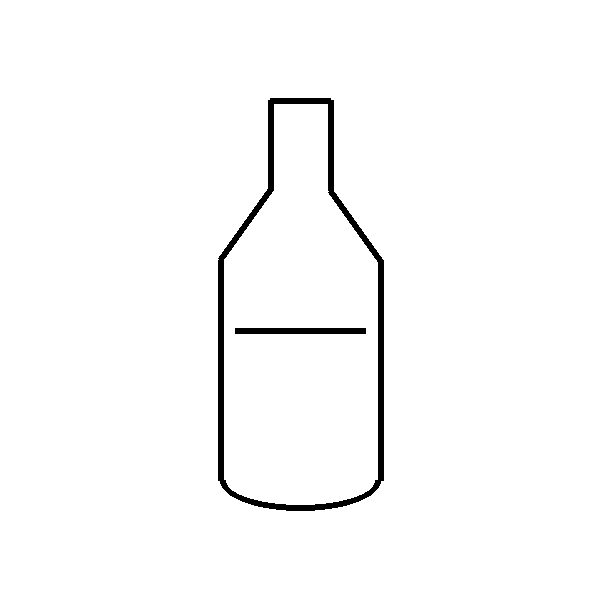
#> input picture examples/bottle.png, 600 x 600 px
$ python -i preprocess.py   (imports and definitions only)
#> lines starting #> are read from the running program, lines starting #| are printed output that depends on the picture; after the words box and inside, x2 and y2 are one past the last pixel; in counts of white or black regions, pixels touching at a corner belong together
#> further down, picture is the input picture: PIL image 600x600 RGB; 98.1% white; 2 black regions, box (x1, y1, x2, y2) and area: (218, 98, 384, 511) 6051, (235, 328, 366, 334) 786
"""REQ 2 - Image preprocessing: any sketch -> clean, centered 512x512 scribble map."""
import cv2
import numpy as np
from PIL import Image


class EmptySketchError(ValueError):
    """Raised when the canvas / image contains (almost) no strokes."""


def _to_gray(img: Image.Image) -> np.ndarray:
    img = img.convert("RGBA")
    bg = Image.new("RGBA", img.size, (255, 255, 255, 255))
#> bg: PIL image 600x600 RGBA; every value is 255
    bg.alpha_composite(img)
    return np.array(bg.convert("L"))


def preprocess_sketch(img: Image.Image, size: int = 512, margin: float = 0.12,
                      min_ink_ratio: float = 0.002) -> dict:
    """Returns {'control': white strokes on black (ControlNet), 'clean': black strokes on white}."""
    gray = _to_gray(img)
    h, w = gray.shape
#> h = 600; w = 600
    s = 1024 / max(h, w)
#> s = 1.71
    if s < 1:
        gray = cv2.resize(gray, (int(w * s), int(h * s)), interpolation=cv2.INTER_AREA)
    gray = cv2.GaussianBlur(gray, (3, 3), 0)                      # noise reduction
    gray = cv2.normalize(gray, None, 0, 255, cv2.NORM_MINMAX)     # contrast adjustment
    if gray.mean() < 127:                                         # dark paper -> invert
        gray = 255 - gray
    _, ink = cv2.threshold(gray, 0, 255, cv2.THRESH_BINARY_INV + cv2.THRESH_OTSU)
#> ink: shape (600, 600); 1.9% white; 2 white regions, box (x1, y1, x2, y2) and area: (218, 98, 384, 511) 6053, (235, 328, 366, 334) 786
    ink = cv2.morphologyEx(ink, cv2.MORPH_OPEN, np.ones((2, 2), np.uint8))
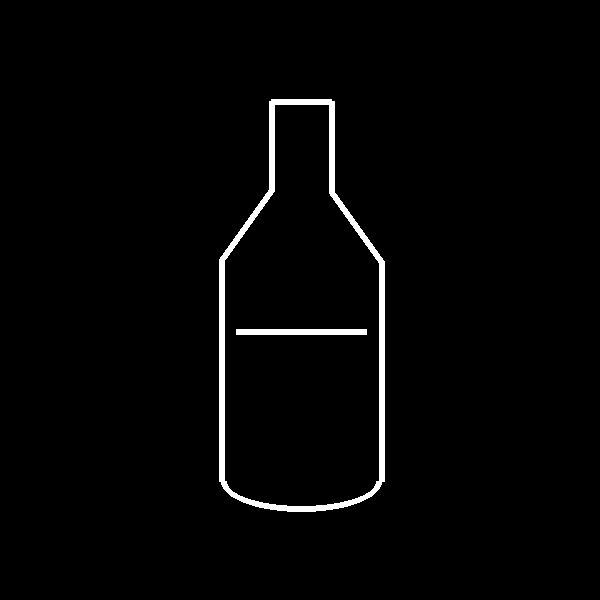
#> ink: shape (600, 600); 1.9% white; 2 white regions, box (x1, y1, x2, y2) and area: (219, 99, 385, 512) 6053, (236, 329, 367, 335) 786
    if (ink > 0).mean() < min_ink_ratio:
        raise EmptySketchError("The sketch looks empty. Draw something or upload a sketch image.")
    ys, xs = np.where(ink > 0)
#> ys = 6839 values from 99 to 511; xs = 6839 values, max 384 at index 2428, min 219 at index 2389, mean 301.3
    ink = ink[ys.min():ys.max() + 1, xs.min():xs.max() + 1]
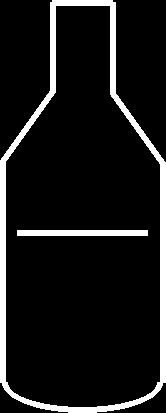
#> ink: shape (413, 166); 10% white; 2 white regions, box (x1, y1, x2, y2) and area: (0, 0, 166, 413) 6053, (17, 230, 148, 236) 786
    hh, ww = ink.shape
#> hh = 413; ww = 166
    side = int(max(hh, ww) * (1 + 2 * margin))
#> side = 512
    canvas = np.zeros((side, side), np.uint8)
    y0, x0 = (side - hh) // 2, (side - ww) // 2
#> y0 = 49; x0 = 173
    canvas[y0:y0 + hh, x0:x0 + ww] = ink
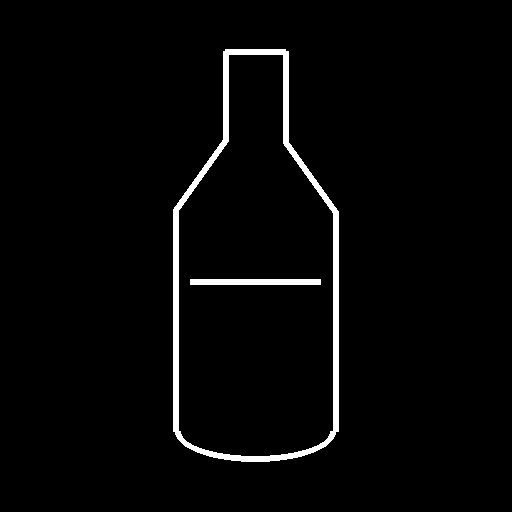
#> canvas: shape (512, 512); 2.6% white; 2 white regions, box (x1, y1, x2, y2) and area: (173, 49, 339, 462) 6053, (190, 279, 321, 285) 786
    ink = cv2.resize(canvas, (size, size), interpolation=cv2.INTER_AREA)
    ink = cv2.dilate(ink, np.ones((3, 3), np.uint8), iterations=1)
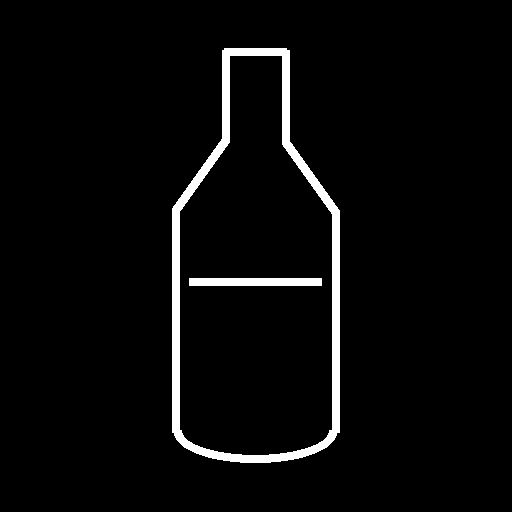
#> ink: shape (512, 512); 3.6% white; 2 white regions, box (x1, y1, x2, y2) and area: (172, 48, 340, 463) 8321, (189, 278, 322, 286) 1064
    ink = (ink > 60).astype(np.uint8) * 255
    return {"control": Image.fromarray(ink).convert("RGB"),
            "clean": Image.fromarray(255 - ink).convert("RGB")}

>>> from PIL import Image
>>> picture = Image.open('../examples/bottle.png')
>>> result = preprocess_sketch(picture)
#> result = 2 items

$ run again, on examples/car.png
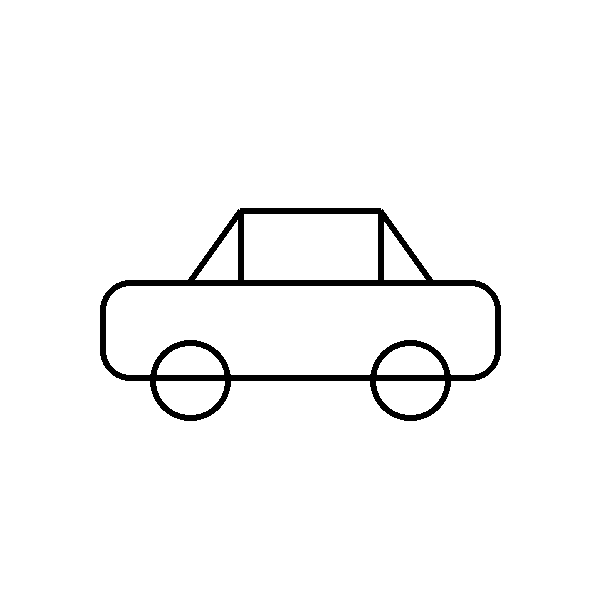
#> input picture examples/car.png, 600 x 600 px
#> picture is the input picture: PIL image 600x600 RGB; 97% white; 1 black region, box (x1, y1, x2, y2) and area: (100, 208, 501, 421) 10826
#> bg: PIL image 600x600 RGBA; every value is 255
#> ys = 10832 values from 209 to 421; xs = 10832 values, max 501 at index 5089, min 101 at index 5076, mean 303.4
#> in preprocess_sketch, `ink = ink[ys.min():ys.max() + 1, xs.min():xs.max() + 1]`:
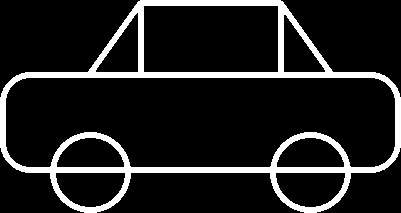
#> ink: shape (213, 401); 12.7% white; 1 white region, box (x1, y1, x2, y2) and area: (0, 0, 401, 213) 10832
#> canvas: shape (497, 497); 4.4% white; 1 white region, box (x1, y1, x2, y2) and area: (48, 142, 449, 355) 10832
#> in preprocess_sketch, `ink = (ink > 60).astype(np.uint8) * 255`:
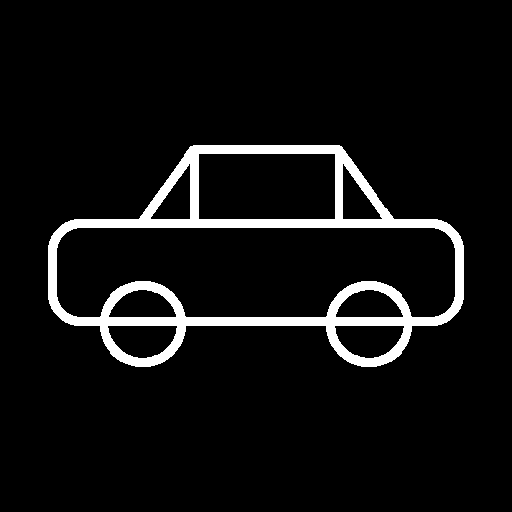
#> ink: shape (512, 512); 6.4% white; 1 white region, box (x1, y1, x2, y2) and area: (48, 145, 464, 367) 16884
#> result = 2 items

$ run again, on examples/house.png
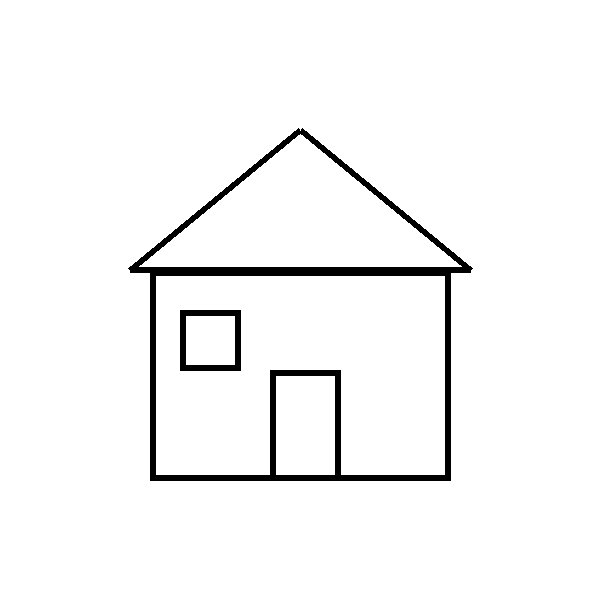
#> input picture examples/house.png, 600 x 600 px
#> picture is the input picture: PIL image 600x600 RGB; 96.5% white; 2 black regions, box (x1, y1, x2, y2) and area: (128, 128, 473, 481) 11162, (180, 310, 241, 371) 1320
#> bg: PIL image 600x600 RGBA; every value is 255
#> in preprocess_sketch, `ink = cv2.morphologyEx(ink, cv2.MORPH_OPEN, np.ones((2, 2), np.uint8))`:
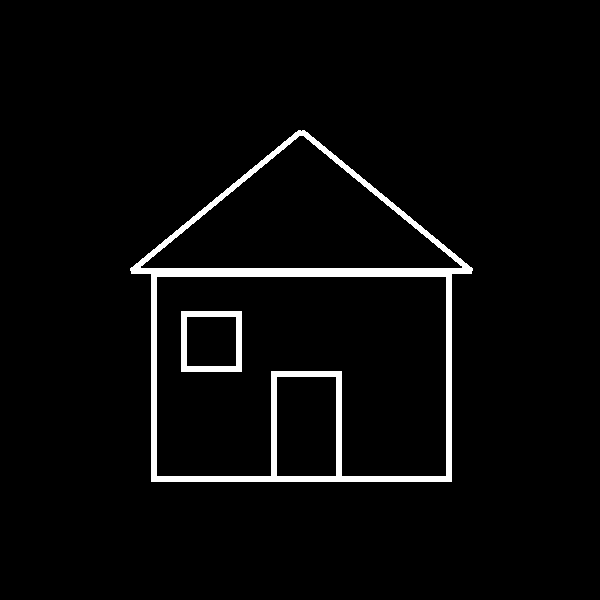
#> ink: shape (600, 600); 3.5% white; 2 white regions, box (x1, y1, x2, y2) and area: (130, 130, 473, 482) 11162, (181, 311, 242, 372) 1320
#> ys = 12482 values from 130 to 481; xs = 12482 values, max 472 at index 2741, min 130 at index 2399, mean 292.1
#> canvas: shape (436, 436); 6.6% white; 2 white regions, box (x1, y1, x2, y2) and area: (46, 42, 389, 394) 11162, (97, 223, 158, 284) 1320
#> in preprocess_sketch, `ink = (ink > 60).astype(np.uint8) * 255`:
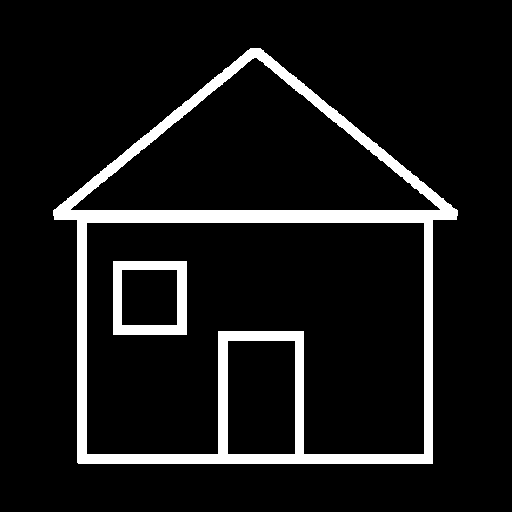
#> ink: shape (512, 512); 9% white; 2 white regions, box (x1, y1, x2, y2) and area: (53, 48, 458, 464) 21062, (113, 261, 187, 335) 2451
#> result = 2 items

$ run again, on examples/lamp.png
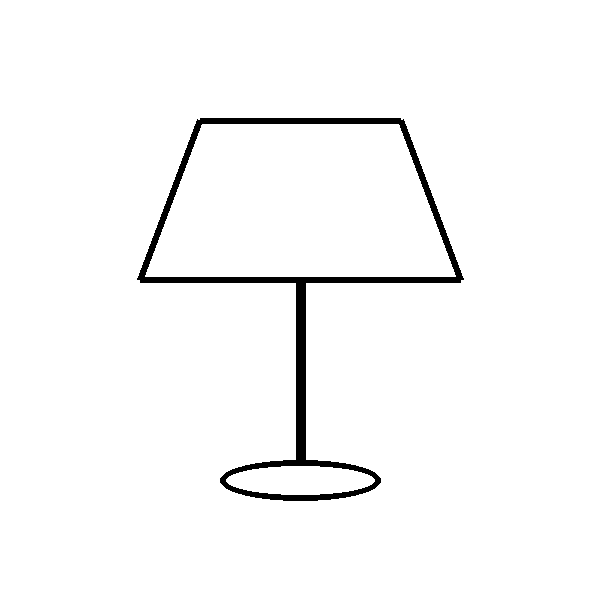
#> input picture examples/lamp.png, 600 x 600 px
#> picture is the input picture: PIL image 600x600 RGB; 97.6% white; 1 black region, box (x1, y1, x2, y2) and area: (137, 118, 464, 501) 8794
#> bg: PIL image 600x600 RGBA; every value is 255
#> ys = 8792 values from 119 to 501; xs = 8792 values, max 464 at index 3915, min 138 at index 3589, mean 301.1
#> in preprocess_sketch, `ink = ink[ys.min():ys.max() + 1, xs.min():xs.max() + 1]`:
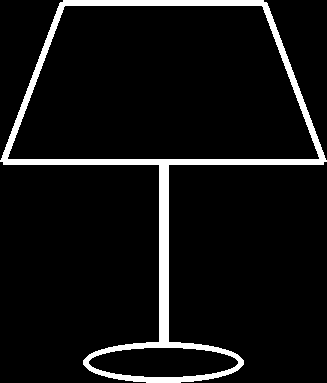
#> ink: shape (383, 327); 7% white; 1 white region, box (x1, y1, x2, y2) and area: (0, 0, 327, 383) 8792
#> canvas: shape (474, 474); 3.9% white; 1 white region, box (x1, y1, x2, y2) and area: (73, 45, 400, 428) 8792
#> in preprocess_sketch, `ink = (ink > 60).astype(np.uint8) * 255`:
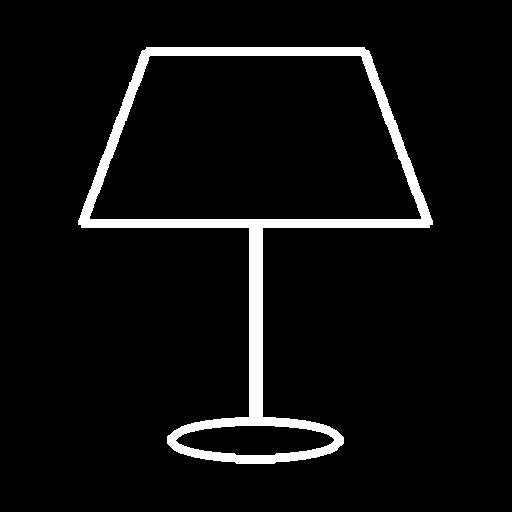
#> ink: shape (512, 512); 5.5% white; 1 white region, box (x1, y1, x2, y2) and area: (78, 47, 433, 464) 14430
#> result = 2 items
